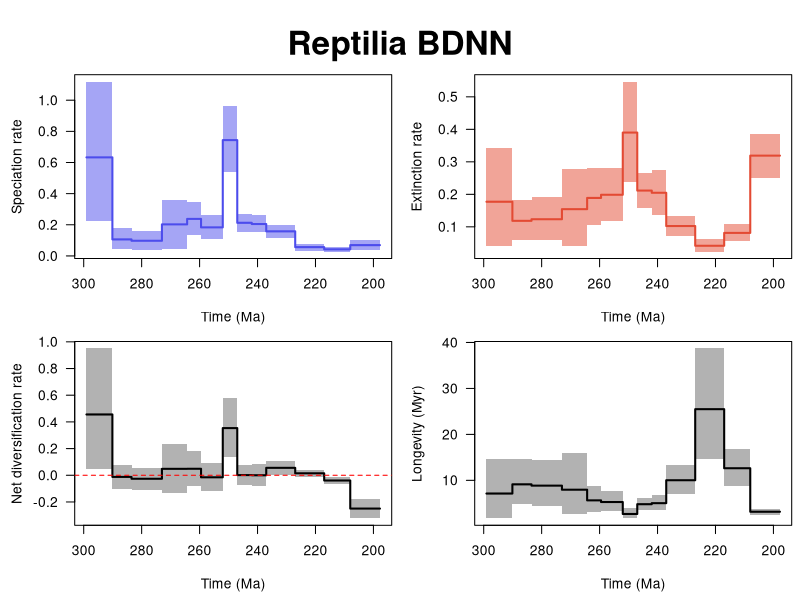

This figure's R source:
pdf(file='C:/Users/SimoesLabAdmin/Documents/BDNN_Arielli/reptilia/mcmc_fixshift_predictors/C_bdnn_minmax/rep_combined_10_RTT.pdf', width = 9, height = 6, useDingbats = FALSE)

layout(matrix(1:4, ncol = 2, nrow = 2, byrow = TRUE))
par(las = 1, mar = c(4.5, 4.5, 0.5, 0.5), oma=c(0,0,4,0))
time_vec=c(299.05577697384314, 290.10001,290.1,283.50001,283.5,273.00001,273.0,264.30001,264.3,259.50001,259.5,252.00001,252.0,247.00001,247.0,242.00001,242.0,237.00001,237.0,227.00001,227.0,217.00001,217.0,208.00001,208.0,197.74635229363398)
sp_mean=c(0.6329879787665244, 0.6329879787665244,0.10608980437627605,0.10608980437627605,0.09719423970868848,0.09719423970868848,0.2025162578867045,0.2025162578867045,0.23765431423713773,0.23765431423713773,0.18343756139305695,0.18343756139305695,0.7437702921641274,0.7437702921641274,0.21269310009813724,0.21269310009813724,0.20478400942535685,0.20478400942535685,0.15794407927427806,0.15794407927427806,0.05635636331667805,0.05635636331667805,0.042275669978418286,0.042275669978418286,0.06931377260631029,0.06931377260631029)
sp_lwr=c(0.22291510649796947, 0.22291510649796947,0.041203092676863416,0.041203092676863416,0.04115008348316584,0.04115008348316584,0.044739231864242716,0.044739231864242716,0.13329519275966936,0.13329519275966936,0.1062119020376617,0.1062119020376617,0.5399765092029285,0.5399765092029285,0.15586244388979,0.15586244388979,0.15244983250518293,0.15244983250518293,0.1145812753413967,0.1145812753413967,0.03458983055305821,0.03458983055305821,0.02712630750108686,0.02712630750108686,0.03988386468156262,0.03988386468156262)
sp_upr=c(1.120138776607142, 1.120138776607142,0.17826046644957175,0.17826046644957175,0.15837704928860022,0.15837704928860022,0.3592871214864053,0.3592871214864053,0.348870805067797,0.348870805067797,0.26457490836704817,0.26457490836704817,0.9604321604626666,0.9604321604626666,0.2688323575316082,0.2688323575316082,0.26132689021731015,0.26132689021731015,0.1996045223004772,0.1996045223004772,0.0779232354486695,0.0779232354486695,0.057731137756872414,0.057731137756872414,0.099311208931841,0.099311208931841)
ex_mean=c(0.17721900243293554, 0.17721900243293554,0.11842247684909105,0.11842247684909105,0.12334971110000652,0.12334971110000652,0.15437601241661708,0.15437601241661708,0.18893332487417255,0.18893332487417255,0.19868556503504947,0.19868556503504947,0.39008761738319064,0.39008761738319064,0.21157596860292482,0.21157596860292482,0.20473976456895598,0.20473976456895598,0.10238370473231378,0.10238370473231378,0.04176227063943534,0.04176227063943534,0.08132763767698974,0.08132763767698974,0.31905107359997537,0.31905107359997537)
ex_lwr=c(0.04213702574652636, 0.04213702574652636,0.059331823173044994,0.059331823173044994,0.05997406936983847,0.05997406936983847,0.04251018572750641,0.04251018572750641,0.10435098167888722,0.10435098167888722,0.11681794382566296,0.11681794382566296,0.23770888737448223,0.23770888737448223,0.15844930629245035,0.15844930629245035,0.13759509478123425,0.13759509478123425,0.07104289967906831,0.07104289967906831,0.023482905264616476,0.023482905264616476,0.05626858439452989,0.05626858439452989,0.2515827562748932,0.2515827562748932)
ex_upr=c(0.3423115961013196, 0.3423115961013196,0.1818356193184252,0.1818356193184252,0.19168346053920926,0.19168346053920926,0.2793279980379296,0.2793279980379296,0.2822006456253532,0.2822006456253532,0.28128494583332025,0.28128494583332025,0.5471804413247724,0.5471804413247724,0.2662094467253758,0.2662094467253758,0.27444516734586955,0.27444516734586955,0.13413930651405473,0.13413930651405473,0.06210246428506337,0.06210246428506337,0.10743189361034218,0.10743189361034218,0.3869205807024061,0.3869205807024061)
div_mean=c(0.4557689763335959, 0.4557689763335959,-0.01233267247281498,-0.01233267247281498,-0.026155471391317766,-0.026155471391317766,0.04814024547008815,0.04814024547008815,0.04872098936296277,0.04872098936296277,-0.015248003641991335,-0.015248003641991335,0.3536826747809361,0.3536826747809361,0.0011171314952129173,0.0011171314952129173,4.424485640092975e-05,4.424485640092975e-05,0.05556037454196394,0.05556037454196394,0.014594092677242963,0.014594092677242963,-0.0390519676985705,-0.0390519676985705,-0.24973730099366237,-0.24973730099366237)
div_lwr=c(0.04366954820718441, 0.04366954820718441,-0.10045822544287406,-0.10045822544287406,-0.10921437064887407,-0.10921437064887407,-0.136333097796889,-0.136333097796889,-0.08229655611121105,-0.08229655611121105,-0.11828598605420454,-0.11828598605420454,0.13690111517619197,0.13690111517619197,-0.07205494793676626,-0.07205494793676626,-0.08414466870914011,-0.08414466870914011,0.005603222856747206,0.005603222856747206,-0.009991809737795468,-0.009991809737795468,-0.06842062075049889,-0.06842062075049889,-0.32395909324983585,-0.32395909324983585)
div_upr=c(0.9515360125854949, 0.9515360125854949,0.07848878819495894,0.07848878819495894,0.05612259221995649,0.05612259221995649,0.2349879557804484,0.2349879557804484,0.1850257568681467,0.1850257568681467,0.09091950648846375,0.09091950648846375,0.575393302208697,0.575393302208697,0.07632081807084623,0.07632081807084623,0.08497009472064912,0.08497009472064912,0.10572852648767413,0.10572852648767413,0.03972039535055632,0.03972039535055632,-0.011211836363388458,-0.011211836363388458,-0.1769666168635465,-0.1769666168635465)
long_mean=c(7.13124319375271, 7.13124319375271,9.133607738995284,9.133607738995284,8.844198194945346,8.844198194945346,7.962395675130491,7.962395675130491,5.64295533445061,5.64295533445061,5.276720652141759,5.276720652141759,2.684011678173194,2.684011678173194,4.811149663207255,4.811149663207255,5.036728925498445,5.036728925498445,10.023071509214,10.023071509214,25.483546576699702,25.483546576699702,12.630765047563305,12.630765047563305,3.1716754017763793,3.1716754017763793)
long_lwr=c(1.8349646346799886, 1.8349646346799886,4.84635824440677,4.84635824440677,4.523248162313369,4.523248162313369,2.6960847138226067,2.6960847138226067,3.1695350393841433,3.1695350393841433,3.2527042924178513,3.2527042924178513,1.6993817075336417,1.6993817075336417,3.6330789562745203,3.6330789562745203,3.444292105951458,3.444292105951458,7.063050129080853,7.063050129080853,14.719086971388371,14.719086971388371,8.762038108445946,8.762038108445946,2.512586791169873,2.512586791169873)
long_upr=c(14.537166083716757, 14.537166083716757,14.663585280347043,14.663585280347043,14.409200689573275,14.409200689573275,15.957981782984177,15.957981782984177,8.663745131718333,8.663745131718333,7.686958999769669,7.686958999769669,3.8814001969376317,3.8814001969376317,6.1002613871701366,6.1002613871701366,6.860614642602496,6.860614642602496,13.32360584397096,13.32360584397096,38.730712097925796,38.730712097925796,16.775858684055066,16.775858684055066,3.8586787831451264,3.8586787831451264)
xlim = c(299.05577697384314, 197.74635229363398)
ylim = c(0.02712630750108686, 1.120138776607142)
not_NA = !is.na(sp_mean)
plot(time_vec[not_NA], sp_mean[not_NA], type = 'n', xlim = xlim, ylim = ylim, xlab = 'Time (Ma)', ylab = 'Speciation rate')
polygon(c(time_vec[not_NA], rev(time_vec[not_NA])), c(sp_lwr[not_NA], rev(sp_upr[not_NA])), col = adjustcolor('#4c4cec', alpha = 0.5), border = NA)
lines(time_vec[not_NA], sp_mean[not_NA], col = '#4c4cec', lwd = 2)
mtext("Reptilia BDNN", outer = TRUE, line = 0.5, cex = 2, font = 2)

ylim = c(0.023482905264616476, 0.5471804413247724)
not_NA = !is.na(ex_mean)
plot(time_vec[not_NA], ex_mean[not_NA], type = 'n', xlim = xlim, ylim = ylim, xlab = 'Time (Ma)', ylab = 'Extinction rate')
polygon(c(time_vec[not_NA], rev(time_vec[not_NA])), c(ex_lwr[not_NA], rev(ex_upr[not_NA])), col = adjustcolor('#e34a33', alpha = 0.5), border = NA)
lines(time_vec[not_NA], ex_mean[not_NA], col = '#e34a33', lwd = 2)
ylim = c(-0.32395909324983585, 0.9515360125854949)
not_NA = !is.na(div_mean)
plot(time_vec[not_NA], div_mean[not_NA], type = 'n', xlim = xlim, ylim = ylim, xlab = 'Time (Ma)', ylab = 'Net diversification rate')
polygon(c(time_vec[not_NA], rev(time_vec[not_NA])), c(div_lwr[not_NA], rev(div_upr[not_NA])), col = adjustcolor('black', alpha = 0.3), border = NA)
lines(time_vec[not_NA], div_mean[not_NA], col = 'black', lwd = 2)
abline(h = 0, col = 'red', lty = 2)
ylim = c(1.6993817075336417, 38.730712097925796)
not_NA = !is.na(long_mean)
plot(time_vec[not_NA], long_mean[not_NA], type = 'n', xlim = xlim, ylim = ylim, xlab = 'Time (Ma)', ylab = 'Longevity (Myr)')
polygon(c(time_vec[not_NA], rev(time_vec[not_NA])), c(long_lwr[not_NA], rev(long_upr[not_NA])), col = adjustcolor('black', alpha = 0.3), border = NA)
lines(time_vec[not_NA], long_mean[not_NA], col = 'black', lwd = 2)
dev.off()
